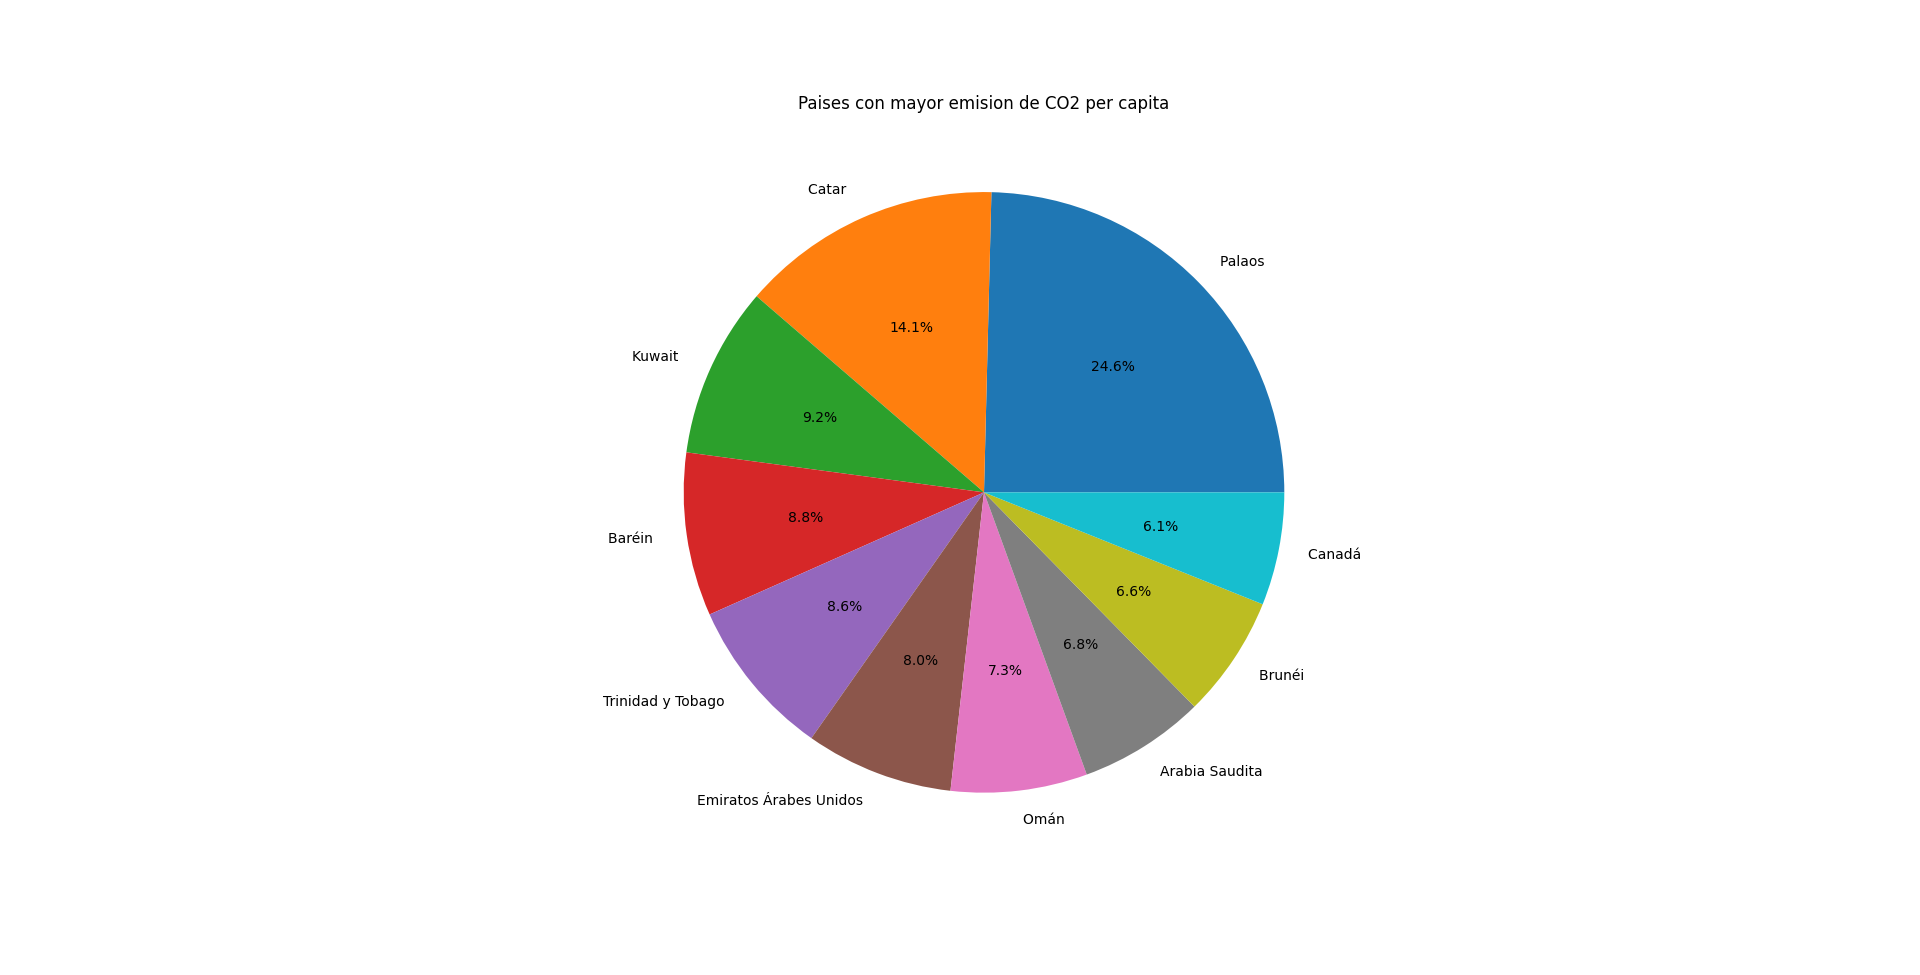

Recreate this plot in Python.
import pandas as pd
import matplotlib.pyplot as plt
import seaborn as sns
import numpy as np
df=pd.read_csv('Datos_Emisiones de CO2_v2.csv')

#paises con mayor emision de CO2 per capita 
df1=df[['Países','CO2 t per capita']]
df1=df1.sort_values('CO2 t per capita', ascending=False)
df1=df1.head(10)
print(df1)

#grafica de pie paises con mayor emision de CO2 per capita
plt.pie(df1['CO2 t per capita'],labels=df1['Países'],autopct='%1.1f%%')
plt.title('Paises con mayor emision de CO2 per capita')
plt.show()
